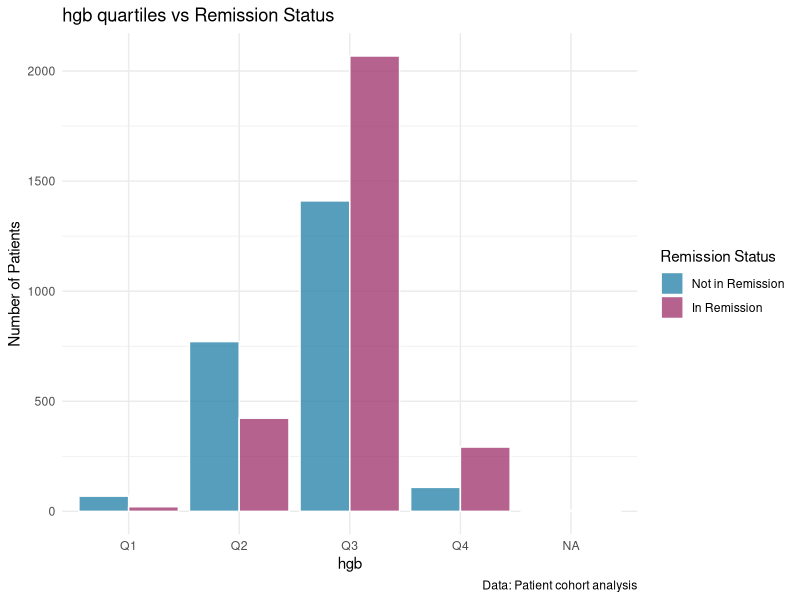
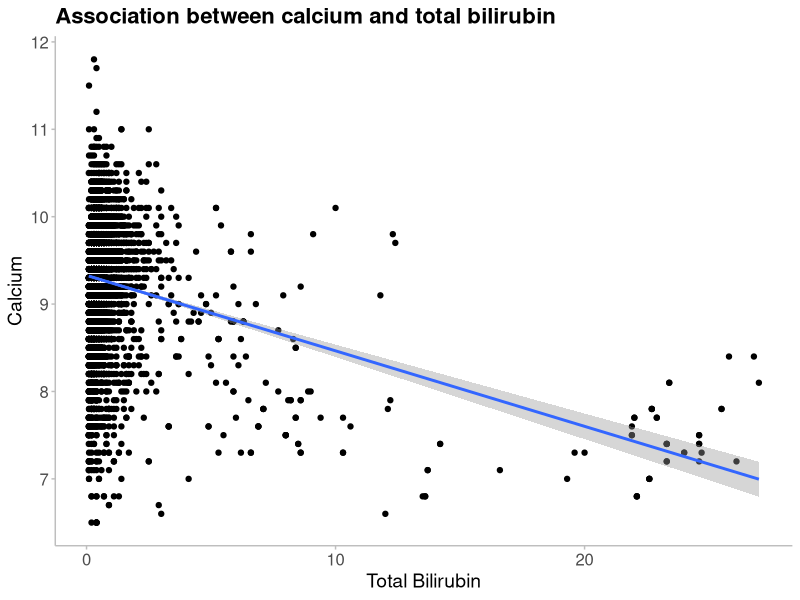

Write R code to recreate these figures, in order.
#----Script Header-------------------------------------------------------------####
# Date: 10.09.2025         
# Author: Data_drama_queens     
# Filename: creating-plots
# Description: Script for creating plots.
#              We were given 5 questions, and asked to select one question each.
#              We have answered the following questions:
#                 - Does the remission depend on the hemoglobin level categorized into quartiles?
#                 - Does the remission depend on chloride?
#                 - Is there an association between calcium and total bilirubin?
# Project: RMED901A_Exam_Assignment
#-------------------------------------------------------------------------------###

# Read the data ----
library(here)
library(ggplot2)
library(tidyverse)

patient_data <- read_delim(
  here("data", "data_for_analysis", "20250908-tidy-joined-exam-data.txt"),
  delim = "\t"
)


# Does the remission depend on the hemoglobin level categorized into quartiles?
# Hemoglobin quartiles - statistical analysis
# ANOVA test
patient_data %>% 
  aov(rbc ~ hgb_quartiles, data = .) %>%  # Performs one-way ANOVA
  broom::tidy()                           # Converts results to clean data frame


# Creates table for hgb_quartiles vs remission
table(patient_data$hgb_quartiles, patient_data$remission)

# Plot 1 - hgb_quartiles vs remission
hgb_remission_plot <- ggplot(patient_data, aes(x = hgb_quartiles, fill = remission)) +
  geom_bar(position = "dodge",            # Side-by-side bars 
           alpha = 0.8,                   # Semi-transparent bars 
           color = "white",               # White borders around bars
           size = 0.5) +                  # Border thickness
  scale_fill_manual(values = c("#2E86AB", "#A23B72"),    
                    name = "Remission Status",           # Legend title
                    labels = c("Not in Remission", "In Remission")) + # Custom legend labels
  labs(title = "hgb quartiles vs Remission Status", # Main title
       x = "hgb",                         # X-axis label
       y = "Number of Patients",                          # Y-axis label
       caption = "Data: Patient cohort analysis") +      # Bottom caption
  theme_minimal()                         

hgb_remission_plot


# Association between calcium and total bilirubin----
#Plot the data first
patient_data  %>%
  ggplot(aes(x = tbil, y = cal)) +
  geom_point() +
  geom_smooth(method = "lm") +
  xlab("Total Bilirubin") + #change x axis label
  ylab("Calcium") + #y axis labels
  labs(title = "Association between calcium and total bilirubin") +
  theme_minimal() + #use the minimal theme
  theme(
    panel.grid.major = element_blank(), #remove major grid
    panel.grid.minor = element_blank(), #remove minor grid
    axis.line = element_line(colour="grey", linewidth = 0.5), #include x and y axis
    axis.ticks = element_line(colour = "grey", linewidth = 0.5), #include tick marks
    plot.title = element_text(size = 16, face = "bold"), #change title font
    axis.title = element_text(size = 14), #change axis title size
    axis.text.x = element_text( size = 12), #change x-axis text size
    axis.text.y = element_text(size=12) #change y-axis text size
  ) 

# From the plot we see that the data is not well captured by a linear relationships.
# Most points are located at low levels of total bilirubin, while a few points are located to the right.
# If the analyse was to be used in a "real" analysis, we should consider measures to improve the 
# association evaluation.

# However, a linear regression analysis for the association between calcium and total bilirubin is 
# considered to be sufficient in this project.
cal_tbil_lm <- patient_data %>% 
  lm(cal ~ tbil, data = .) %>%
  broom::tidy()

#View the regression results
cal_tbil_lm

# The linear regression indicates that there is an association between calcium and total bilirubin.
# The estimated coefficient is -0.09, with a p-value of 1.8e-104.
